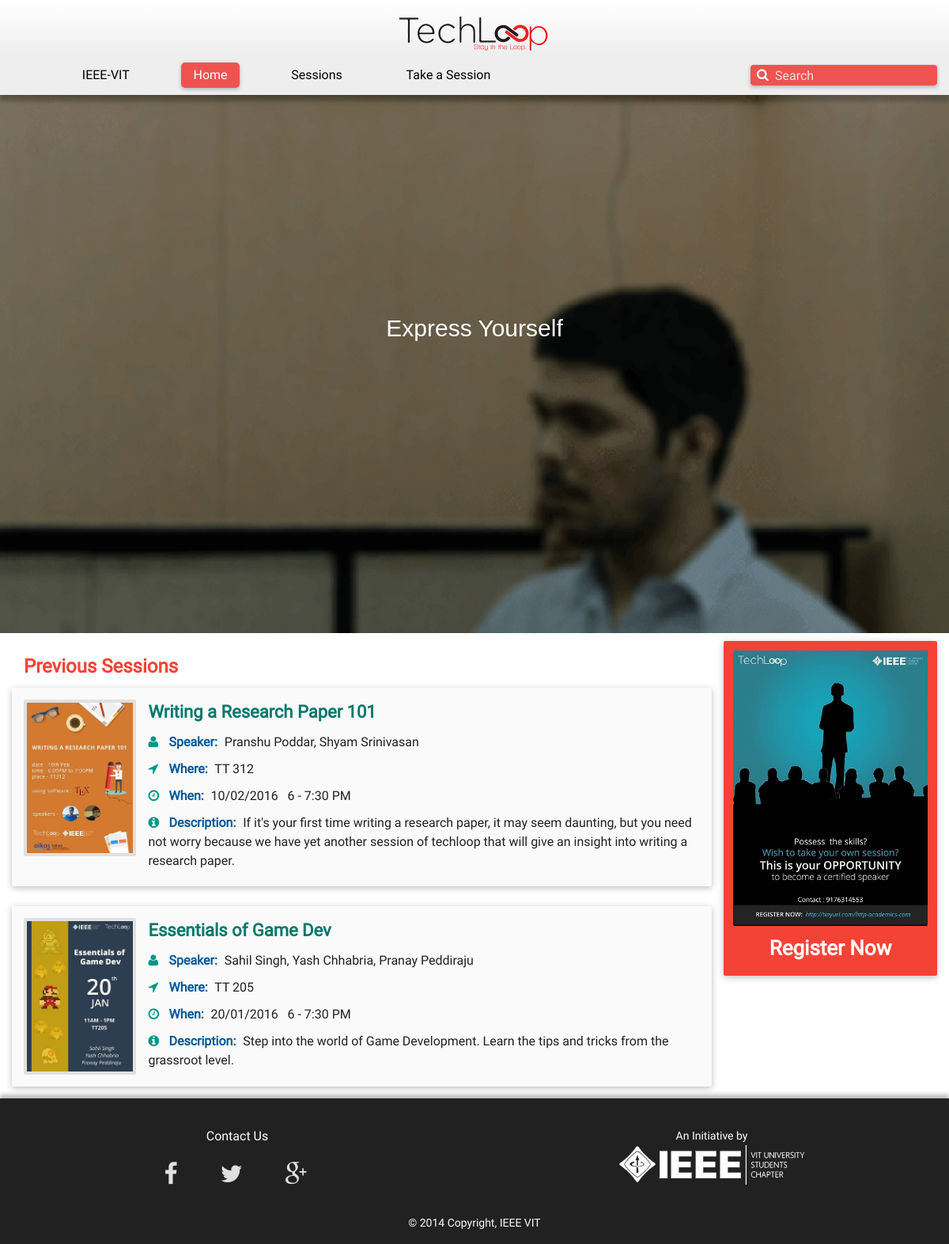
Page /Techloop/index.php on the committed database.
### tables this page shows
CREATE TABLE IF NOT EXISTS `sessions` (
  `id` smallint(6) NOT NULL AUTO_INCREMENT,
  `Title` varchar(100) NOT NULL,
  `speaker` varchar(100) NOT NULL DEFAULT 'N/A',
  `venue` varchar(20) NOT NULL DEFAULT 'N/A',
  `date` varchar(12) NOT NULL DEFAULT 'N/A',
  `time` varchar(20) NOT NULL DEFAULT 'N/A',
  `description` varchar(300) NOT NULL DEFAULT 'N/A',
  `poster` varchar(100) NOT NULL,
  `content` varchar(100) NOT NULL,
  `followers` int(11) NOT NULL DEFAULT '0',
  `rating` decimal(3,2) NOT NULL DEFAULT '0.00',
  `totalratings` int(11) DEFAULT '0',
  PRIMARY KEY (`id`)
);

### Techloop/index.php (the view, shortened to what this page needs)
<?php
	$today=intval(date("Ymd"));
	require('connect_database.php');
	$result=mysqli_query($link, "SELECT * FROM sessions");
	$id=array();
	$dates=array();
	while($arr=mysqli_fetch_array($result, MYSQLI_ASSOC))
	{
		array_push($id,intval($arr['id']));
		$dateInput = explode('/',$arr['date']);
		$newDate = $dateInput[2].$dateInput[1].$dateInput[0];
		array_push($dates,intval($newDate));
	}
	$n=count($dates);
	for($i=1;$i<$n;$i++)
	{
		$temp=$dates[$i];
		$temp1=$id[$i];
		$j=$i-1;
		while(@($temp<$dates[$j])&&($j>=0)){
			$dates[$j+1]=$dates[$j];
			$id[$j+1]=$id[$j];
			$j--;
		}
		$dates[$j+1]=$temp;
		$id[$j+1]=$temp1;
	}
	for($i=0;@($today>$dates[$i]&&($i<$n)) ;$i++);
	$current=$i;
?>
<!DOCTYPE html PUBLIC "-//W3C//DTD XHTML 1.0 Transitional//EN" "http://www.w3.org/TR/xhtml1/DTD/xhtml1-transitional.dtd">
<html xmlns="http://www.w3.org/1999/xhtml" lang="en" class="no-js">
<head>
	<link rel="stylesheet" type="text/css" href="css/default-styles.css">
	<link rel="stylesheet" type="text/css" href="bower_components/font-awesome/css/font-awesome.min.css">
	<link rel="stylesheet" type="text/css" href="css/site-styles.css">
	<link rel="stylesheet" type="text/css" href="css/index-styles.css">
</head>
<body>
	<div class="banner">
		<a href="index.php"><img src="img/techloop-logo.png" alt="Techloop Logo" class="logo"></a>
	</div>
	<div class="navbar">
		<ul class="navlist">
			<li><a href="../index.php">IEEE-VIT</a></li>
			<li><a href="index.php" class="active">Home</a></li>
			<li><a href="sessions.php">Sessions</a></li>
			<li><a href="registration.php">Take a Session</a></li>
		</ul>
		<div class="searchbar">
			<i class="fa fa-search"></i>
			<input type="text" placeholder="Search" class="search">
		</div>
	</div>
	<div class="carousel">
		<div class="image" id="one"><p class="lines">Express Yourself</p></div>
	</div>
	<div class="row">
		<div class="col three">
			<div class="takeS">
				<a href="registration.php">
					<img src="img/speakerposter.jpg" alt="Take a Session Poster">
			 		<h2>Register Now</h2>
				</a>
			</div>
		</div>
		<?php
			$flag = false;
			echo('
			<div class="col nine">
				<h2>Previous Sessions</h2>
			</div>');
			if($flag) {
				$count = 1;
			} else {
				$count = 2;
			}
			for($i=$current-1; $i>=0; $i--)
			{
				$result=mysqli_query($link, "SELECT * FROM sessions WHERE id='$id[$i]'");
				$arr=mysqli_fetch_array($result,MYSQLI_ASSOC);
				echo('
				<div class="col nine">
					<div class="session clearfix">
						<div class="col two"><img src="'.$arr["poster"].'" alt="Session Poster"></div>
						<div class="col ten">
							<h2 class="title">'.$arr["Title"].'</h2>
							<p class="speaker">
								<i class="fa fa-user"></i>
								<span>Speaker:</span>
								'.$arr["speaker"].'
							</p>
							<p class="where">
								<i class="fa fa-location-arrow"></i>
								<span>Where:</span>
								'.$arr["venue"].'
							</p>
							<p class="when">
								<i class="fa fa-clock-o"></i>
								<span>When:</span>
								'.$arr["date"].' &nbsp '.$arr["time"].'
							</p>
							<p class="description">
								<i class="fa fa-info-circle"></i>
								<span>Description:</span>
								 '.$arr["description"].'
							</p>
						</div>
					</div>
				</div>');
				$count--;
				if($count==0) {
					break;
				}
			}
		?>
	</div>
	<div class="footer row">
		<div class="col six contactUs">
			<p>Contact Us</p>
			<div class="icons">
				<a href="https://www.facebook.com/Techloop.in" target="_blank" class="fb"><i class="fa fa-facebook"></i></a>
				<a href="#" target="_blank" class="twit"><i class="fa fa-twitter"></i></a>
				<a href="https://plus.google.com/111989802299294396894/posts" target="_blank" class="gplus"><i class="fa fa-google-plus"></i></a>
			</div>
		</div>
		<div class="col six footerLogo">
			<p class="initiative">An Initiative by</p>
			<a href="http://www.ieeevit.com/" target="_blank" class="ieee-logo"><img src="img/ieee-logo.png" alt="IEEE-Logo"></a>
		</div>
		<div class="col twelve copyright">
			<p>&copy; 2014 Copyright, IEEE VIT</p>
		</div>
	</div>
</body>
</html>

### Techloop/css/default-styles.css (style rules this page uses)
html, body, div, span, applet, object, iframe, h1, h2, h3, h4, h5, h6, p, blockquote, pre, a, abbr, acronym, address, big, cite, code, del, dfn, em, img, ins, kbd, q, s, samp, small, strike, strong, sub, sup, tt, var, b, u, i, center, dl, dt, dd, ol, ul, li, fieldset, form, label, legend, table, caption, tbody, tfoot, thead, tr, th, td, article, aside, canvas, details, embed, figure, figcaption, footer, header, hgroup, menu, nav, output, ruby, section, summary, time, mark, audio, video { margin: 0; padding: 0; border: 0; font-size: 100%; font: inherit; vertical-align: baseline; }
html { font-family: sans-serif; -ms-text-size-adjust: 100%; -webkit-text-size-adjust: 100%; -webkit-font-smoothing: antialiased; }
body { line-height: 1; }
ol, ul { list-style: none; }
a { background-color: transparent; }
img { border: 0; }
audio, canvas, img, svg, video { vertical-align: middle; }
button, input { line-height: normal; }
button, input, select, textarea { font-family: inherit; font-size: 100%; margin: 0; }
* { box-sizing: border-box; -webkit-box-sizing: border-box; -moz-box-sizing: border-box; }
*:before, *:after { box-sizing: border-box; -webkit-box-sizing: border-box; -moz-box-sizing: border-box; }
.clearfix:after { content: " "; display: block; clear: both; visibility: hidden; line-height: 0; height: 0; }
.clearfix { display: inline-block; }
html[xmlns] .clearfix { display: block; }
.row { float: left; clear: both; width: 100%; }
.col { position: relative; float: left; }
.col.one, .col.two, .col.three, .col.four, .col.five, .col.six, .col.seven, .col.eight, .col.nine, .col.ten, .col.eleven, .col.twelve { width: 100%; }
@media (min-width: 768px) { .col.twelve { width: 100%; } }
@media (min-width: 768px) { .col.ten { width: 83.33333333%; } }
@media (min-width: 768px) { .col.nine { width: 75%; } }
@media (min-width: 768px) { .col.six { width: 50%; } }
@media (min-width: 768px) { .col.three { width: 25%; } }
@media (min-width: 768px) { .col.two { width: 16.66666667%; } }

### Techloop/css/index-styles.css (style rules this page uses)
.col.three { float: right; }
.takeS { background-color: #f44336; padding: 12px; margin: 15px; margin-top: 10px; box-shadow: 0 2px 8px 0 rgba(0, 0, 0, 0.26); border-radius: 2px; }
.takeS a { text-decoration: none; }
.takeS img { width: 100%; border-radius: 2px; }
.takeS h2 { color: white; font-family: roboto, sans-serif; font-size: 26px; font-weight: 600; text-align: center; padding-top: 15px; padding-bottom: 10px; }
.row>.nine>h2 { padding: 30px; color: #F44336; font-size: 24px; font-family: roboto, sans-serif; font-weight: 600; padding-bottom: 5px; }
.session { background-color: #fafafa; padding: 15px; box-shadow: 0 2px 8px 0 rgba(0, 0, 0, 0.26); margin: 15px; margin-right: 0px; margin-top: 10px; border-radius: 2px; font-family: roboto, sans-serif; }
.session img { display: block; width: 100%; max-width: 220px; min-width: 110px; margin-left: auto; margin-right: auto; border: 4px solid #e0e0e0; border-radius: 2px; }
.session .title { color: #00796b; font-size: 22px; font-weight: 600; padding: 10px; padding-top: 5px; padding-left: 15px; }
.session p { padding: 5px; padding-left: 15px; color: #212121; line-height: 150%; }
.session span { color: #01579b; font-weight: 600; padding-right: 5px; }
.session i { width: 22px; color: #009688; }
.carousel { width: 100%; position: relative; overflow: hidden; background-color: #424242; }
.lines { color: white; font-family: code, sans-serif; font-size: 30px; text-align: center; padding: 20px; }
#one { width: 100%; height: 100%; position: absolute; background-image: url("../img/carousel-1.png"); background-repeat: no-repeat; background-position: center top; background-attachment: fixed; background-size: cover; z-index: 1; }
.animatelines { -webkit-animation-name: fadeInDown; animation-name: fadeInDown; -webkit-animation-duration: 2s; animation-duration: 2s; }

### rows in the picture
sessions: poster (picture), Title "Writing a Research Paper 101", speaker "Pranshu Poddar, Shyam Srinivasan", venue "TT 312", date "10/02/2016", time "6 - 7:30 PM", description "If it's your first time writing a research paper, it may seem daunting, but you need not worry because we have yet another session of techloop that will give an insight into writing a research paper."
sessions: poster (picture), Title "Essentials of Game Dev", speaker "Sahil Singh, Yash Chhabria, Pranay Peddiraju", venue "TT 205", date "20/01/2016", time "6 - 7:30 PM", description "Step into the world of Game Development. Learn the tips and tricks from the grassroot level."
